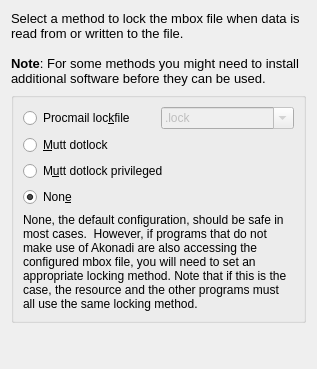
<?xml version="1.0" encoding="UTF-8"?>
<ui version="4.0">
 <author>Bertjan Broeksema &lt;broeksema@kde.org&gt;</author>
 <class>LockFilePage</class>
 <widget class="QWidget" name="LockFilePage">
  <property name="geometry">
   <rect>
    <x>0</x>
    <y>0</y>
    <width>317</width>
    <height>369</height>
   </rect>
  </property>
  <property name="windowTitle">
   <string>MBox Settings</string>
  </property>
  <layout class="QGridLayout" name="gridLayout_2">
   <item row="0" column="0" colspan="3">
    <widget class="QLabel" name="label">
     <property name="text">
      <string>&lt;!DOCTYPE HTML PUBLIC &quot;-//W3C//DTD HTML 4.0//EN&quot; &quot;http://www.w3.org/TR/REC-html40/strict.dtd&quot;&gt;
&lt;html&gt;&lt;head&gt;&lt;meta name=&quot;qrichtext&quot; content=&quot;1&quot; /&gt;&lt;style type=&quot;text/css&quot;&gt;
p, li { white-space: pre-wrap; }
&lt;/style&gt;&lt;/head&gt;&lt;body style=&quot; font-size:10pt; font-weight:400; font-style:normal;&quot;&gt;
&lt;p style=&quot; margin-top:0px; margin-bottom:0px; margin-left:0px; margin-right:0px; -qt-block-indent:0; text-indent:0px;&quot;&gt;Select a method to lock the mbox file when data is read from or written to the file.&lt;/p&gt;
&lt;p style=&quot;-qt-paragraph-type:empty; margin-top:0px; margin-bottom:0px; margin-left:0px; margin-right:0px; -qt-block-indent:0; text-indent:0px;&quot;&gt;&lt;/p&gt;
&lt;p style=&quot; margin-top:0px; margin-bottom:0px; margin-left:0px; margin-right:0px; -qt-block-indent:0; text-indent:0px;&quot;&gt;&lt;span style=&quot; font-weight:600;&quot;&gt;Note&lt;/span&gt;: For some methods you might need to install additional software before they can be used.&lt;/p&gt;&lt;/body&gt;&lt;/html&gt;</string>
     </property>
     <property name="wordWrap">
      <bool>true</bool>
     </property>
    </widget>
   </item>
   <item row="1" column="0" colspan="3">
    <widget class="QGroupBox" name="kcfg_LockfileMethod">
     <property name="title">
      <string/>
     </property>
     <layout class="QGridLayout" name="gridLayout">
      <item row="0" column="0">
       <widget class="QRadioButton" name="procmail">
        <property name="text">
         <string>Procmail loc&amp;kfile</string>
        </property>
        <property name="checked">
         <bool>false</bool>
        </property>
       </widget>
      </item>
      <item row="1" column="0">
       <widget class="QRadioButton" name="mutt_dotlock">
        <property name="text">
         <string>&amp;Mutt dotlock</string>
        </property>
       </widget>
      </item>
      <item row="2" column="0" colspan="2">
       <widget class="QRadioButton" name="mutt_dotlock_privileged">
        <property name="text">
         <string>M&amp;utt dotlock privileged</string>
        </property>
       </widget>
      </item>
      <item row="3" column="0" colspan="2">
       <widget class="QRadioButton" name="none">
        <property name="text">
         <string>Non&amp;e</string>
        </property>
        <property name="checked">
         <bool>true</bool>
        </property>
       </widget>
      </item>
      <item row="0" column="1">
       <widget class="QComboBox" name="kcfg_Lockfile">
        <property name="enabled">
         <bool>false</bool>
        </property>
        <property name="editable">
         <bool>true</bool>
        </property>
        <item>
         <property name="text">
          <string>.lock</string>
         </property>
        </item>
       </widget>
      </item>
      <item row="4" column="0" colspan="2">
       <widget class="QLabel" name="label_2">
        <property name="text">
         <string>None, the default configuration, should be safe in most cases.  However, if programs that do not make use of Akonadi are also accessing the configured mbox file, you will need to set an appropriate locking method. Note that if this is the case, the resource and the other programs must all use the same locking method.</string>
        </property>
        <property name="wordWrap">
         <bool>true</bool>
        </property>
       </widget>
      </item>
     </layout>
    </widget>
   </item>
   <item row="2" column="1">
    <spacer name="verticalSpacer">
     <property name="orientation">
      <enum>Qt::Vertical</enum>
     </property>
     <property name="sizeHint" stdset="0">
      <size>
       <width>20</width>
       <height>40</height>
      </size>
     </property>
    </spacer>
   </item>
  </layout>
 </widget>
 <tabstops>
  <tabstop>procmail</tabstop>
  <tabstop>kcfg_Lockfile</tabstop>
  <tabstop>mutt_dotlock</tabstop>
  <tabstop>mutt_dotlock_privileged</tabstop>
  <tabstop>none</tabstop>
 </tabstops>
 <resources/>
 <connections>
  <connection>
   <sender>procmail</sender>
   <signal>toggled(bool)</signal>
   <receiver>kcfg_Lockfile</receiver>
   <slot>setEnabled(bool)</slot>
   <hints>
    <hint type="sourcelabel">
     <x>64</x>
     <y>141</y>
    </hint>
    <hint type="destinationlabel">
     <x>211</x>
     <y>140</y>
    </hint>
   </hints>
  </connection>
 </connections>
</ui>
